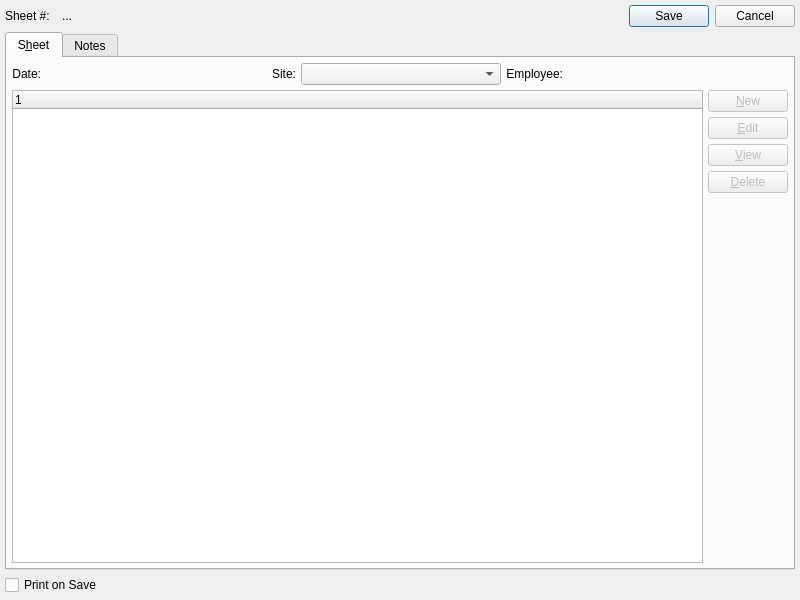
<?xml version="1.0" encoding="UTF-8"?>
<ui version="4.0">
 <comment>This file is part of the xTuple ERP: PostBooks Edition, a free and
open source Enterprise Resource Planning software suite,
Copyright (c) 1999-2009 by OpenMFG LLC, d/b/a xTuple.
It is licensed to you under the Common Public Attribution License
version 1.0, the full text of which (including xTuple-specific Exhibits)
is available at www.xtuple.com/CPAL.  By using this software, you agree
to be bound by its terms.</comment>
 <class>te</class>
 <widget class="QDialog" name="te">
  <property name="geometry">
   <rect>
    <x>0</x>
    <y>0</y>
    <width>800</width>
    <height>600</height>
   </rect>
  </property>
  <property name="minimumSize">
   <size>
    <width>775</width>
    <height>400</height>
   </size>
  </property>
  <property name="windowTitle">
   <string>Time and Expense</string>
  </property>
  <layout class="QGridLayout" name="gridLayout_2">
   <item row="0" column="0">
    <layout class="QHBoxLayout">
     <property name="spacing">
      <number>12</number>
     </property>
     <item>
      <widget class="QLabel" name="_sheetNumberExtraLit">
       <property name="text">
        <string>Sheet #:</string>
       </property>
      </widget>
     </item>
     <item>
      <widget class="QLabel" name="_sheetNumberExtra">
       <property name="text">
        <string>...</string>
       </property>
      </widget>
     </item>
     <item>
      <spacer>
       <property name="orientation">
        <enum>Qt::Horizontal</enum>
       </property>
       <property name="sizeType">
        <enum>QSizePolicy::Expanding</enum>
       </property>
       <property name="sizeHint" stdset="0">
        <size>
         <width>0</width>
         <height>20</height>
        </size>
       </property>
      </spacer>
     </item>
     <item>
      <widget class="QDialogButtonBox" name="_buttonBox">
       <property name="standardButtons">
        <set>QDialogButtonBox::Cancel|QDialogButtonBox::Save</set>
       </property>
      </widget>
     </item>
    </layout>
   </item>
   <item row="1" column="0">
    <widget class="QTabWidget" name="_TimeExpenseInformation">
     <property name="enabled">
      <bool>true</bool>
     </property>
     <property name="currentIndex">
      <number>0</number>
     </property>
     <widget class="QWidget" name="_headerPage">
      <attribute name="title">
       <string>S&amp;heet</string>
      </attribute>
      <layout class="QGridLayout" name="gridLayout">
       <item row="0" column="0" colspan="2">
        <layout class="QHBoxLayout" name="horizontalLayout">
         <item>
          <widget class="QLabel" name="_weekendingLit">
           <property name="text">
            <string>Date:</string>
           </property>
           <property name="alignment">
            <set>Qt::AlignRight|Qt::AlignTrailing|Qt::AlignVCenter</set>
           </property>
          </widget>
         </item>
         <item>
          <widget class="DLineEdit" name="_weekending">
           <property name="enabled">
            <bool>true</bool>
           </property>
           <property name="sizePolicy">
            <sizepolicy hsizetype="Expanding" vsizetype="Fixed">
             <horstretch>0</horstretch>
             <verstretch>0</verstretch>
            </sizepolicy>
           </property>
           <property name="focusPolicy">
            <enum>Qt::StrongFocus</enum>
           </property>
           <property name="defaultDate">
            <enum>XDateEdit::None</enum>
           </property>
          </widget>
         </item>
         <item>
          <widget class="QLabel" name="_siteLit">
           <property name="text">
            <string>Site:</string>
           </property>
           <property name="alignment">
            <set>Qt::AlignRight|Qt::AlignTrailing|Qt::AlignVCenter</set>
           </property>
           <property name="margin">
            <number>3</number>
           </property>
          </widget>
         </item>
         <item>
          <widget class="WComboBox" name="_site">
           <property name="sizePolicy">
            <sizepolicy hsizetype="Expanding" vsizetype="Fixed">
             <horstretch>0</horstretch>
             <verstretch>0</verstretch>
            </sizepolicy>
           </property>
           <property name="maximumSize">
            <size>
             <width>200</width>
             <height>16777215</height>
            </size>
           </property>
          </widget>
         </item>
         <item>
          <widget class="QLabel" name="_originatedByLit">
           <property name="text">
            <string>Employee:</string>
           </property>
           <property name="alignment">
            <set>Qt::AlignRight|Qt::AlignTrailing|Qt::AlignVCenter</set>
           </property>
           <property name="margin">
            <number>3</number>
           </property>
          </widget>
         </item>
         <item>
          <widget class="EmpCluster" name="_employee"/>
         </item>
         <item>
          <spacer name="horizontalSpacer_2">
           <property name="orientation">
            <enum>Qt::Horizontal</enum>
           </property>
           <property name="sizeHint" stdset="0">
            <size>
             <width>0</width>
             <height>20</height>
            </size>
           </property>
          </spacer>
         </item>
        </layout>
       </item>
       <item row="1" column="0">
        <widget class="XTreeWidget" name="_lines">
         <property name="focusPolicy">
          <enum>Qt::StrongFocus</enum>
         </property>
         <property name="alternatingRowColors">
          <bool>false</bool>
         </property>
         <property name="rootIsDecorated">
          <bool>true</bool>
         </property>
        </widget>
       </item>
       <item row="1" column="1">
        <layout class="QVBoxLayout" name="verticalLayout">
         <item>
          <widget class="QPushButton" name="_new">
           <property name="enabled">
            <bool>false</bool>
           </property>
           <property name="text">
            <string>&amp;New</string>
           </property>
          </widget>
         </item>
         <item>
          <widget class="QPushButton" name="_edit">
           <property name="enabled">
            <bool>false</bool>
           </property>
           <property name="text">
            <string>&amp;Edit</string>
           </property>
           <property name="autoDefault">
            <bool>true</bool>
           </property>
          </widget>
         </item>
         <item>
          <widget class="QPushButton" name="_view">
           <property name="enabled">
            <bool>false</bool>
           </property>
           <property name="text">
            <string>&amp;View</string>
           </property>
           <property name="autoDefault">
            <bool>true</bool>
           </property>
          </widget>
         </item>
         <item>
          <widget class="QPushButton" name="_delete">
           <property name="enabled">
            <bool>false</bool>
           </property>
           <property name="text">
            <string>&amp;Delete</string>
           </property>
           <property name="autoDefault">
            <bool>true</bool>
           </property>
          </widget>
         </item>
         <item>
          <spacer>
           <property name="orientation">
            <enum>Qt::Vertical</enum>
           </property>
           <property name="sizeType">
            <enum>QSizePolicy::Expanding</enum>
           </property>
           <property name="sizeHint" stdset="0">
            <size>
             <width>20</width>
             <height>20</height>
            </size>
           </property>
          </spacer>
         </item>
        </layout>
       </item>
      </layout>
     </widget>
     <widget class="QWidget" name="_sheetNotesPage">
      <attribute name="title">
       <string>Notes</string>
      </attribute>
      <layout class="QGridLayout">
       <item row="0" column="0">
        <widget class="QTextEdit" name="_orderComments">
         <property name="focusPolicy">
          <enum>Qt::ClickFocus</enum>
         </property>
        </widget>
       </item>
      </layout>
     </widget>
    </widget>
   </item>
   <item row="2" column="0">
    <widget class="QCheckBox" name="_printSheet">
     <property name="text">
      <string>Print on Save</string>
     </property>
    </widget>
   </item>
  </layout>
 </widget>
 <layoutdefault spacing="5" margin="5"/>
 <pixmapfunction>qPixmapFromMimeSource</pixmapfunction>
 <customwidgets>
  <customwidget>
   <class>DLineEdit</class>
   <extends>QWidget</extends>
   <header>datecluster.h</header>
   <container>1</container>
  </customwidget>
  <customwidget>
   <class>EmpCluster</class>
   <extends>QWidget</extends>
   <header>empcluster.h</header>
  </customwidget>
  <customwidget>
   <class>WComboBox</class>
   <extends>XComboBox</extends>
   <header>wcombobox.h</header>
  </customwidget>
  <customwidget>
   <class>XComboBox</class>
   <extends>QComboBox</extends>
   <header>xcombobox.h</header>
  </customwidget>
  <customwidget>
   <class>XTreeWidget</class>
   <extends>QTreeWidget</extends>
   <header>xtreewidget.h</header>
   <container>1</container>
  </customwidget>
 </customwidgets>
 <resources/>
 <connections/>
</ui>
